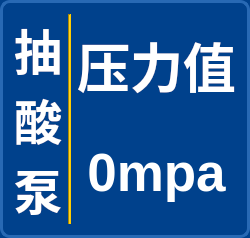
          <widget class="QGroupBox" name="groupBox_7">
           <property name="maximumSize">
            <size>
             <width>16777215</width>
             <height>16777215</height>
            </size>
           </property>
           <property name="styleSheet">
            <string notr="true">QGroupBox {
    border: 3px solid rgb(40, 105, 180);  /* 比背景色亮一点的蓝色，宽度增加 */
    border-radius: 10px;             
    background-color: rgb(0, 65, 140);
}</string>
           </property>
           <property name="title">
            <string/>
           </property>
           <layout class="QGridLayout" name="gridLayout_4">
            <item row="0" column="0">
             <widget class="QLabel" name="label">
              <property name="maximumSize">
               <size>
                <width>100</width>
                <height>16777215</height>
               </size>
              </property>
              <property name="styleSheet">
               <string notr="true">QLabel {
    font-family: &quot;Microsoft YaHei&quot;;
    font-size:36pt;
    font-weight: bold; /* &lt;-- 添加这一行来设置加粗 */
    background: transparent;
    color: white;
}</string>
              </property>
              <property name="text">
               <string>抽酸泵</string>
              </property>
              <property name="wordWrap">
               <bool>true</bool>
              </property>
             </widget>
            </item>
            <item row="0" column="2">
             <layout class="QVBoxLayout" name="verticalLayout_19">
              <item>
               <widget class="QLabel" name="label_ImportedSteamValue_8">
                <property name="styleSheet">
                 <string notr="true">QLabel {
    font-family: &quot;Microsoft YaHei&quot;;
    font-size: 40pt;
    font-weight: bold; /* &lt;-- 添加这一行来设置加粗 */
    background: transparent;
    color: white;
}</string>
                </property>
                <property name="text">
                 <string>压力值</string>
                </property>
                <property name="alignment">
                 <set>Qt::AlignCenter</set>
                </property>
               </widget>
              </item>
              <item>
               <widget class="QLabel" name="label_acidPumpPressure">
                <property name="styleSheet">
                 <string notr="true">QLabel{
    font-family: 'Arial Narrow';
    font-size: 40pt;
    font-weight: bold; /* &lt;-- 添加这一行来设置加粗 */
    background:transparent;
    color: white; /* &lt;-- 修改这里 */
    /* 注意：qproperty-alignment 在样式表中无效，需代码里 setAlignment(Qt::AlignCenter) */
}</string>
                </property>
                <property name="text">
                 <string>0mpa</string>
                </property>
                <property name="alignment">
                 <set>Qt::AlignCenter</set>
                </property>
               </widget>
              </item>
             </layout>
            </item>
            <item row="0" column="1">
             <widget class="QFrame" name="frame_12">
              <property name="styleSheet">
               <string notr="true">background-color: rgb(255, 204, 0);</string>
              </property>
              <property name="frameShape">
               <enum>QFrame::VLine</enum>
              </property>
              <property name="frameShadow">
               <enum>QFrame::Sunken</enum>
              </property>
             </widget>
            </item>
           </layout>
          </widget>
